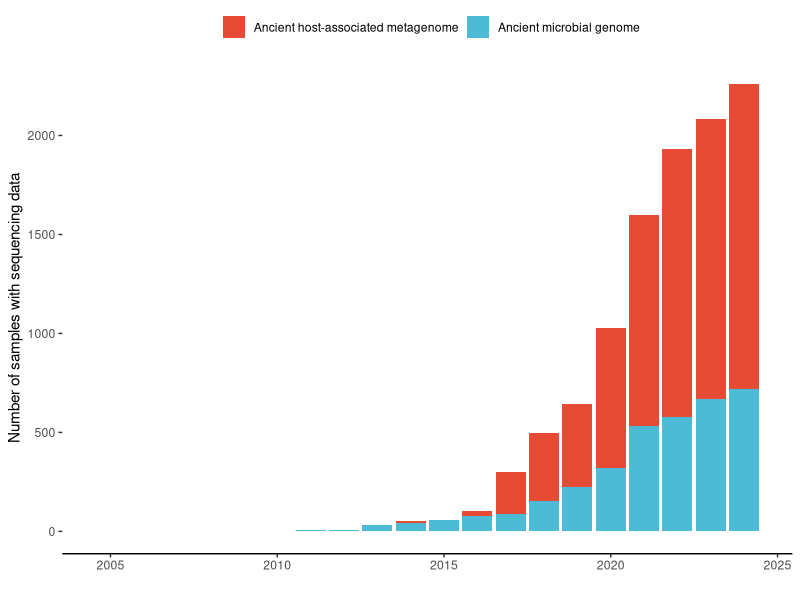

This figure's R source:
## ---- chunk 1
library(tidyverse)
library(ggsci)
sessionInfo()
## ---- chunk 2
data_raw_ancientmetagenome <- read_tsv('ancientmetagenome-hostassociated_samples_v24.09.0.tsv')

data_subset_ancientmetagenome <- data_raw_ancientmetagenome |> 
  select(publication_year) |> 
  group_by(publication_year) |> 
  summarise(
    n_samples_per = n(),
    sample_type = 'Ancient host-associated metagenome'
    ) |> 
  mutate(n_samples_cumul = cumsum(n_samples_per))
## ---- chunk 3
data_raw_ancientsinglegenome <- read_tsv('ancientsinglegenome-hostassociated_samples_v24.09.0.tsv')

data_subset_ancientsinglegenome <- data_raw_ancientsinglegenome |> 
  select(publication_year) |> 
  group_by(publication_year) |> 
  summarise(
    n_samples_per = n(),
    sample_type = 'Ancient microbial genome'
    ) |> 
  mutate(n_samples_cumul = cumsum(n_samples_per))
## ---- chunk 4
data_raw_ancienthuman <- read_tsv('ancienthumangenomewidedata.tsv')
## ---- chunk 5
data_subset_combined <- data_subset_ancientmetagenome |>
  bind_rows(data_subset_ancientsinglegenome) |> 
  arrange(publication_year)

data_year_range = seq(
  min(data_subset_combined$publication_year), 
  max(data_subset_combined$publication_year)
)

ggplot(data_subset_combined, aes(publication_year, n_samples_cumul, fill = sample_type)) +
  geom_col() +
  scale_fill_npg() +
  theme_classic() +
  theme(
    axis.line.y = element_blank(),
    legend.position = "top"
  ) +
  xlab('') +
  ylab('Number of samples with sequencing data') + 
  guides(fill = guide_legend(title = ""))
